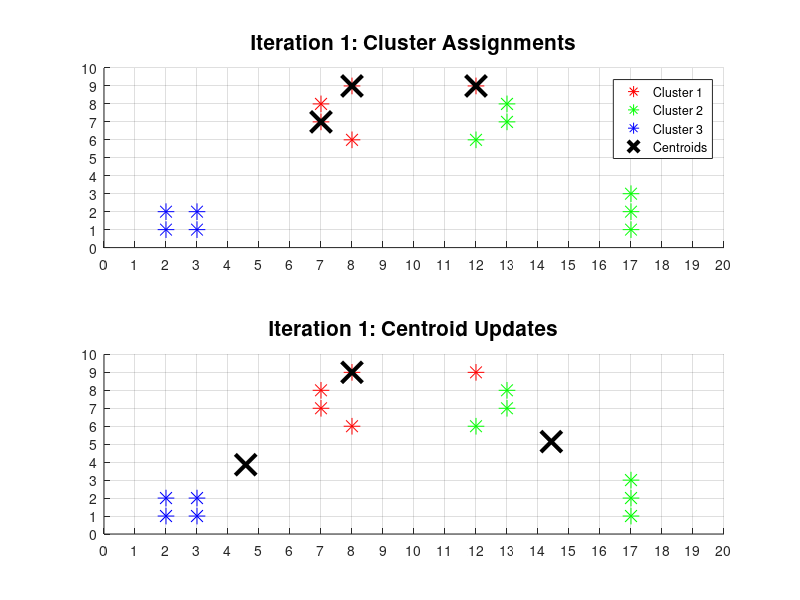
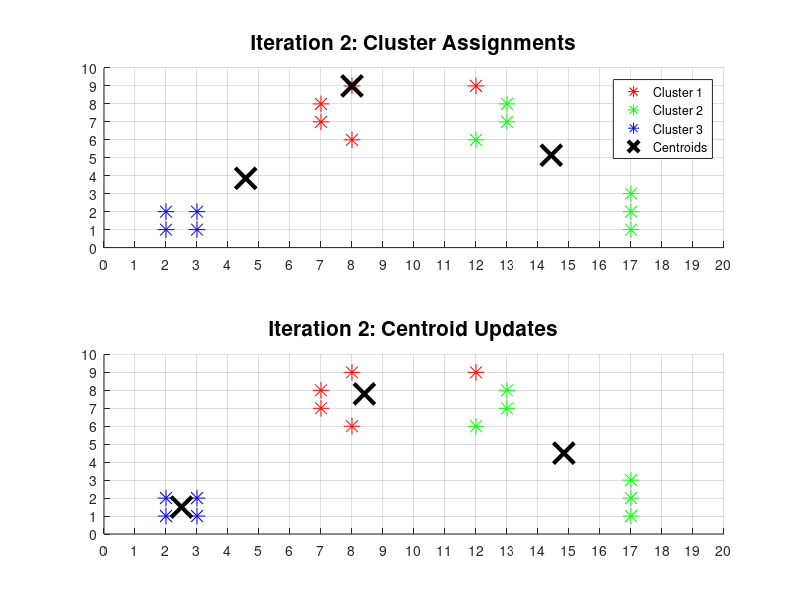
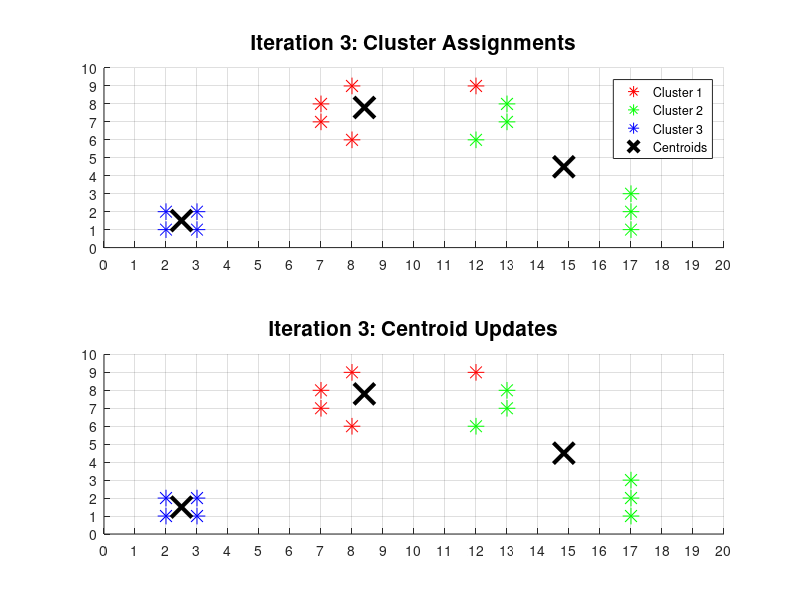
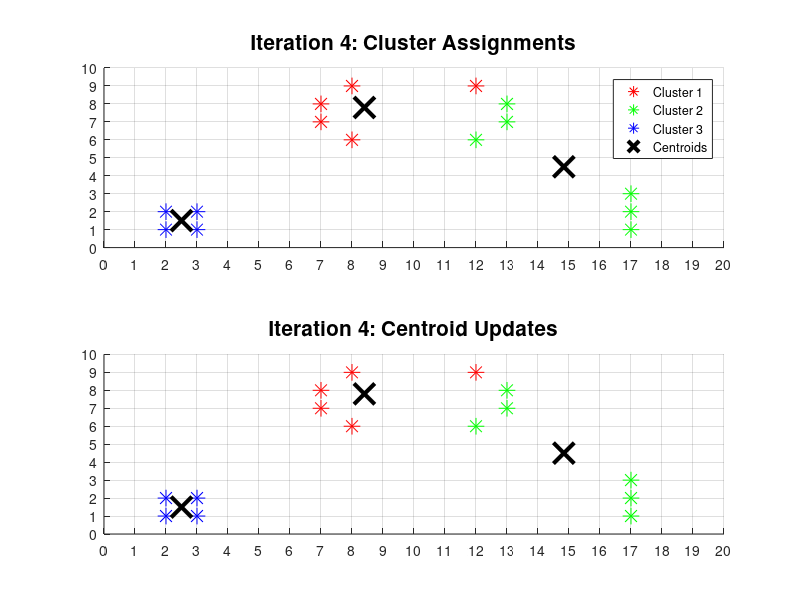

MATLAB code to generate these figures, in order:
clc; close all; clear;

load('k_means_data.mat');

curr_centroids1 = init_centroids_1;
curr_centroids2 = init_centroids_2;

for i = 1:5
    [idx,C] = kmeans(X,3,'MaxIter',1,...
        'Start',curr_centroids1);

    figure;
    subplot(2,1,1)
    grid on;
    xlim([0 20]);
    ylim([0 10]);
    set(gca,'XTick',0:1:20);
    set(gca,'YTick',0:1:10);
    hold on
    plot(X(idx==1,1),X(idx==1,2),'r*','MarkerSize',12);
    plot(X(idx==2,1),X(idx==2,2),'g*','MarkerSize',12);
    plot(X(idx==3,1),X(idx==3,2),'b*','MarkerSize',12);
    plot(curr_centroids1(:,1),curr_centroids1(:,2),'kx',...
        'MarkerSize',15,'LineWidth',3) ;
    legend('Cluster 1','Cluster 2','Cluster 3','Centroids',...
        'Location','best');
    titletext1 = sprintf('Iteration %d: Cluster Assignments', i);
    title(titletext1,'FontSize',15);
    hold off
    curr_centroids1 = C;

    subplot(2,1,2)
    grid on;
    xlim([0 20]);
    ylim([0 10]);
    set(gca,'XTick',0:1:20);
    set(gca,'YTick',0:1:10);
    hold on
    plot(X(idx==1,1),X(idx==1,2),'r*','MarkerSize',12);
    plot(X(idx==2,1),X(idx==2,2),'g*','MarkerSize',12);
    plot(X(idx==3,1),X(idx==3,2),'b*','MarkerSize',12);
    plot(curr_centroids1(:,1),curr_centroids1(:,2),'kx',...
        'MarkerSize',15,'LineWidth',3) ;
    % legend('Cluster 1','Cluster 2','Cluster 3','Centroids',...
    %     'Location','best');
    titletext2 = sprintf('Iteration %d: Centroid Updates', i);
    title(titletext2,'FontSize',15);
    hold off
end
    
for i = 1:6
    [idx,C] = kmeans(X,3,'MaxIter',1,...
        'Start',curr_centroids2);

    figure;
    subplot(2,1,1)
    grid on;
    xlim([0 20]);
    ylim([0 10]);
    set(gca,'XTick',0:1:20);
    set(gca,'YTick',0:1:10);
    hold on
    plot(X(idx==1,1),X(idx==1,2),'r*','MarkerSize',12);
    plot(X(idx==2,1),X(idx==2,2),'g*','MarkerSize',12);
    plot(X(idx==3,1),X(idx==3,2),'b*','MarkerSize',12);
    plot(curr_centroids2(:,1),curr_centroids2(:,2),'kx',...
        'MarkerSize',15,'LineWidth',3) ;
    legend('Cluster 1','Cluster 2','Cluster 3','Centroids',...
        'Location','best');
    titletext3 = sprintf('Iteration %d: Cluster Assignments', i);
    title(titletext3,'FontSize',15);
    hold off
    curr_centroids2 = C;
    
    subplot(2,1,2)
    grid on;
    xlim([0 20]);
    ylim([0 10]);
    set(gca,'XTick',0:1:20);
    set(gca,'YTick',0:1:10);
    hold on
    plot(X(idx==1,1),X(idx==1,2),'r*','MarkerSize',12);
    plot(X(idx==2,1),X(idx==2,2),'g*','MarkerSize',12);
    plot(X(idx==3,1),X(idx==3,2),'b*','MarkerSize',12);
    plot(curr_centroids2(:,1),curr_centroids2(:,2),'kx',...
        'MarkerSize',15,'LineWidth',3) ;
    % legend('Cluster 1','Cluster 2','Cluster 3','Centroids',...
    %     'Location','best');
    titletext4 = sprintf('Iteration %d: Centroid Updates', i);
    title(titletext4,'FontSize',15);
    hold off
end